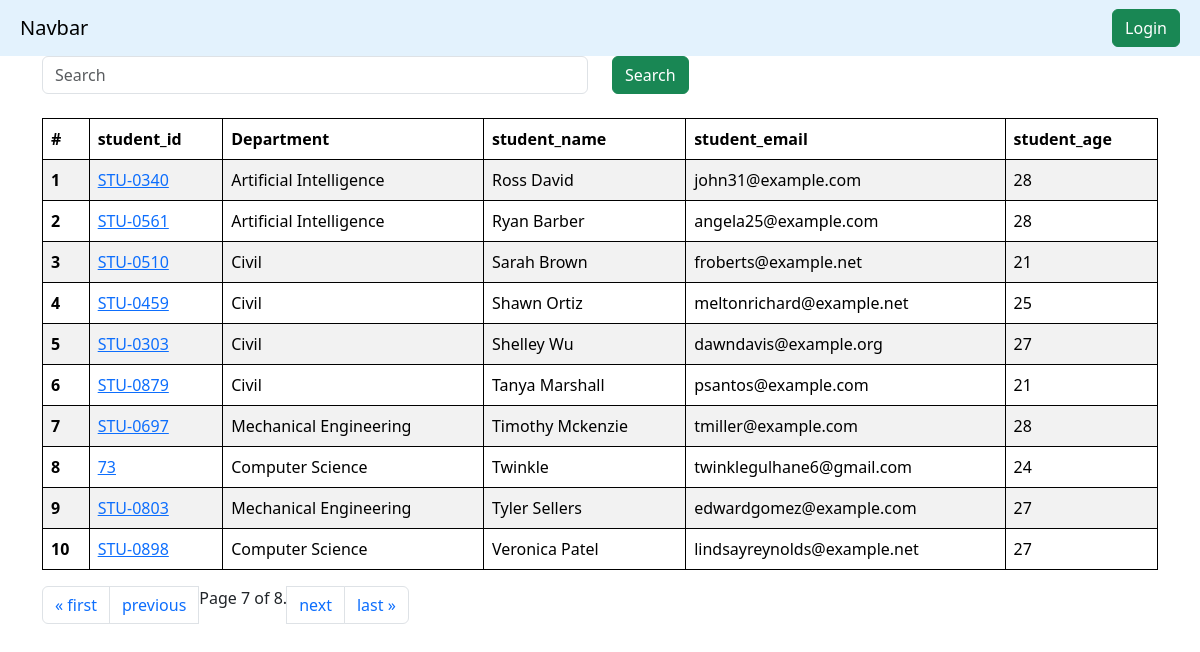
Screenshot of /students/?page=7 with the database file from the repository.
### vege/models.py (models this page shows, shortened)
class Student(models.Model):
    department = models.ForeignKey(Department,related_name="depart",on_delete=models.CASCADE)
    student_id = models.OneToOneField(StudentID, related_name="studentid", on_delete=models.SET_NULL, null=True)
    student_name = models.CharField(max_length=100)
    student_email = models.EmailField(unique=True)
    student_age = models.IntegerField(default=18)
    student_address = models.TextField()
    def __str__(self) -> str:
        return self.student_name
    class Meta:
        ordering = ['student_name']
        verbose_name = "student"

class StudentID(models.Model):
    student_id = models.CharField(max_length=100)
    def __str__(self) -> str:
        return self.student_id

class Department(models.Model):
    department = models.CharField(max_length=100)
    class Meta:
         ordering = ['department']

### vege/views.py (the view, shortened to what this page needs)
# urls.py: path('students/' , get_students , name="get_students"),
def get_students(request):
    queryset = Student.objects.all()
    paginator = Paginator(queryset, 10)
    page_number = request.GET.get("page",1)
    page_obj = paginator.get_page(page_number)
    print(page_obj.object_list)
    return render(request,'report/students.html',{'queryset':page_obj})

### vege/templates/report/students.html
{% extends "base.html" %}
{% block start %}
<div class = 'container' mt-5>
    <form class = "mb-4">
        <div class = "row">
            <div class = "col-md-6">
                <input class ="form-control" name="search" placeholder="Search">
            </div>
            <div class = "col-md-6">
                <button class="btn btn-success">Search</button>
            </div>
        </div>
    </form>
    <table class="table table-striped">
        <thead>
          <tr>
            <th scope="col">#</th>
            <th scope="col">student_id</th>
            <th scope="col">Department</th>
            <th scope="col">student_name</th>
            <th scope="col">student_email</th>
            <th scope="col">student_age</th>
          </tr>
        </thead>
        <tbody>
            {% for student in queryset %}
          <tr>
            <th scope="row">{{forloop.counter}}</th>
            <td>
                <a href="{% url 'see_marks' student.student_id  %}">
                {{student.student_id}}
            </a>
            </td>
            <td>{{student.department.department}}</td>
            <td>{{student.student_name}}</td>
            <td>{{student.student_email}}</td>
            <td>{{student.student_age}}</td>
          </tr>
          {% endfor %}
          </tbody>
          </table>
          <nav aria-label="Page navigation example">
          <ul class="pagination">
                {% if queryset.has_previous %}
                <li class="page-item"><a class="page-link" href="?page=1">&laquo; first</a></li>
                <li class="page-item"><a class="page-link" href="?page={{ queryset.previous_page_number }}">previous</a></li>
                {% endif %}
                <span class="current">
                    Page {{ queryset.number }} of {{ queryset.paginator.num_pages }}.
                </span>
                {% if queryset.has_next %}
                <li class="page-item"><a class="page-link" href="?page={{ queryset.next_page_number }}">next</a></li>
                <li class="page-item"><a class="page-link" href="?page={{ queryset.paginator.num_pages }}">last &raquo;</a></li>
                {% endif %}
        </ul>
    </nav>
        </div>
{% endblock %}

### home/templates/base.html (style rules this page uses)
table, th, td { border: 1px solid black; }

### rows the page displays
Student: student_id "STU-0340", department.department "Artificial Intelligence", student_name "Ross David", student_email "john31@example.com", student_age "28"
Student: student_id "STU-0561", department.department "Artificial Intelligence", student_name "Ryan Barber", student_email "angela25@example.com", student_age "28"
Student: student_id "STU-0510", department.department "Civil", student_name "Sarah Brown", student_email "froberts@example.net", student_age "21"
Student: student_id "STU-0459", department.department "Civil", student_name "Shawn Ortiz", student_email "meltonrichard@example.net", student_age "25"
Student: student_id "STU-0303", department.department "Civil", student_name "Shelley Wu", student_email "dawndavis@example.org", student_age "27"
Student: student_id "STU-0879", department.department "Civil", student_name "Tanya Marshall", student_email "psantos@example.com", student_age "21"
Student: student_id "STU-0697", department.department "Mechanical Engineering", student_name "Timothy Mckenzie", student_email "tmiller@example.com", student_age "28"
Student: student_id "73", department.department "Computer Science", student_name "Twinkle", student_email "twinklegulhane6@gmail.com", student_age "24"
Student: student_id "STU-0803", department.department "Mechanical Engineering", student_name "Tyler Sellers", student_email "edwardgomez@example.com", student_age "27"
Student: student_id "STU-0898", department.department "Computer Science", student_name "Veronica Patel", student_email "lindsayreynolds@example.net", student_age "27"

### other values shown
{{ queryset.number }} "7"
{{ queryset.paginator.num_pages }} "8"
